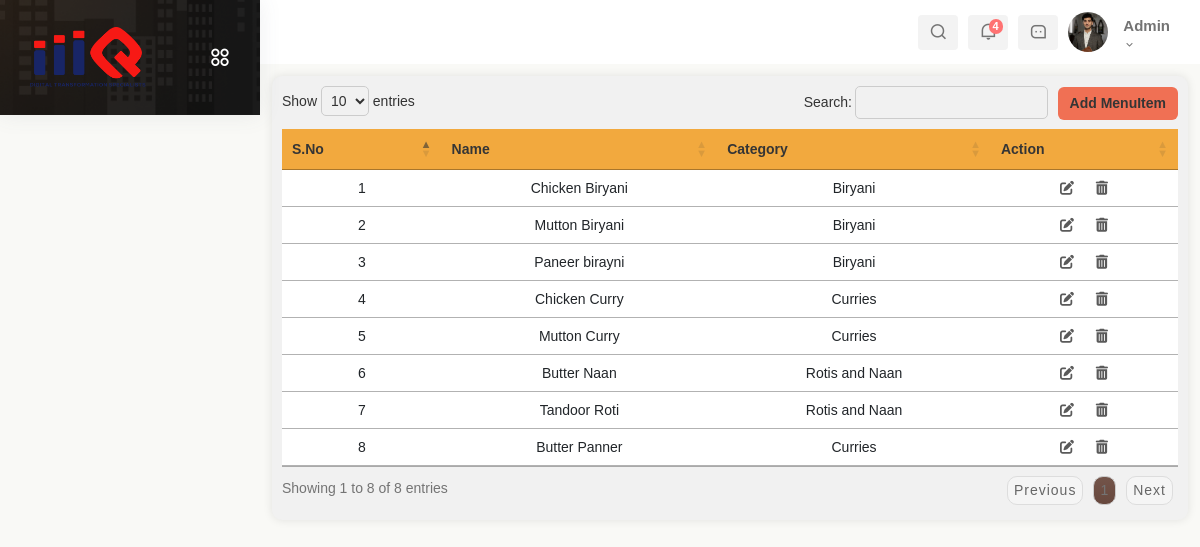
The page /add_menuitem (signed in) on the database its author committed.
### app1/models.py (models this page shows, shortened)
class Admin(models.Model):
    username = models.CharField(max_length=100)
    password = models.CharField(max_length=100)
    phone_number = models.BigIntegerField()
    email = models.EmailField()
    is_active = models.BooleanField(default=True)

### app2/models.py (models this page shows, shortened)
class MenuItems(models.Model):
    category = models.CharField(max_length=255)
    name = models.CharField(max_length=255)
    description = models.TextField()
    available = models.BooleanField(default=True)
    stock_quantity = models.PositiveIntegerField(default=0)
    image = models.ImageField(upload_to='MenuItems/', blank=True, null=True)
    type = models.CharField(max_length=50, choices=[('Veg', 'Veg'), ('Non-Veg', 'Non-Veg')])
    created_at = models.DateTimeField()
    updated_at = models.DateTimeField(auto_now=True)
    gst = models.CharField(max_length=150)
    gst_type = models.CharField(max_length=100)
    hsn_code = models.CharField(max_length=150)

### app1/views.py (the view, shortened to what this page needs)
# urls.py: path('add_menuitem', add_menuitem, name='add_menuitem'),
def add_menuitem(request):
    user_obj, user_type = get_logged_in_user(request)
    if not user_obj:
        return redirect('signin')
    data = user_obj
    cat_det = Categories.objects.all()
    menu_items = MenuItems.objects.all()
    menuitems_det = Menuitems_details.objects.all()
    context=  {'data': data, 'menu_items': menu_items, 'cat_det': cat_det,'menuitems_det':menuitems_det}
    return render(request, 'Staff/add_menuitem.html',context)

### app1/views.py (called while the page is built)
def get_logged_in_user(request):
    user_id = request.session.get('user_id')
    user_type = request.session.get('user_type')
    if not user_id or not user_type:
        return None, None
    try:
        if user_type == 'admin':
            return Admin.objects.get(id=user_id), 'admin'
        if user_type == 'staff':
            return Staff.objects.get(id=user_id), 'staff'
    except (Admin.DoesNotExist, Staff.DoesNotExist):
        return None, None
    return None, None

### templates/Staff/add_menuitem.html (shortened to what this page needs)
{% extends "Staff/base.html" %}
{% load static %}
{% block content %}
<!DOCTYPE html>
<html lang="en">
<head>
    <link rel="stylesheet" href="{% static 'super_admin/css/index.css' %}">
    <link rel="stylesheet" href="{% static 'messages.css' %}">
</head>
<body>
    <div class="container-fluid table-container display responsive wrap fade-in">
        <div class="d-flex align-items-center position-relative">
            <button type="button" class="btn btn-add"  data-bs-toggle="modal" data-bs-target="#AdminModal">
                Add MenuItem
            </button>
        </div>
        <div class="table-responsive">
            <table class="table" id="form-data-table">
                <thead>
                    <tr>
                    <th scope="col">S.No</th>
                    <th scope="col">Name</th>
                    <th scope="col">Category</th>
                    <th scope="col">Action</th>
                    </tr>
                </thead>
                <tbody>
                    {% for i in menu_items %}
                        <tr>
                            <td>{{ forloop.counter }}</td>
                            <td>{{i.name}}</td>
                            <td>{{i.category}}</td>
                            <td>
                                <a href="#" class="btn-edit" data-bs-toggle="modal" data-bs-target="#edit_AdminModal-{{i.id}}">
                                    <i class="fas fa-edit"></i>
                                </a>
                                <a href="#" class="btn-delete ms-3" data-href="{% url 'delete_menuitem' i.id %}">
                                    <i class="fas fa-trash-alt"></i>
                                </a>
                            </td>
                        </tr>
                    {% endfor %}
                </tbody>
            </table>
        </div>
    </div>
</body>
</html>
{% endblock content %}

### templates/Staff/base.html (shortened to what this page needs)
{% load static %}
<!DOCTYPE html>
<html lang="en">
<head>
    <link href='https://unpkg.com/boxicons@2.1.4/css/boxicons.min.css' rel='stylesheet'>
    <link rel="stylesheet" href="https://cdnjs.cloudflare.com/ajax/libs/font-awesome/6.0.0/css/all.min.css">
    <link href="https://cdn.jsdelivr.net/npm/bootstrap@5.3.0/dist/css/bootstrap.min.css" rel="stylesheet">
    <link rel="stylesheet" type="text/css" href="https://cdn.datatables.net/1.11.5/css/jquery.dataTables.min.css">
    <link href="https://cdn.jsdelivr.net/npm/remixicon/fonts/remixicon.css" rel="stylesheet">
    <link rel="stylesheet" href="https://unpkg.com/swiper/swiper-bundle.min.css">
    <link rel="stylesheet" href="https://cdn.jsdelivr.net/npm/bootstrap@5.3.0-alpha3/dist/css/bootstrap.min.css">
    <link rel="stylesheet" href="https://cdnjs.cloudflare.com/ajax/libs/font-awesome/6.0.0-beta3/css/all.min.css">
    <link href="https://cdn.jsdelivr.net/npm/remixicon/fonts/remixicon.css" rel="stylesheet">
    <link href="https://cdn.jsdelivr.net/npm/bootstrap@5.3.0/dist/css/bootstrap.min.css" rel="stylesheet">
    <link rel="stylesheet" href="{% static 'app1/css/homepage3.css' %}">
</head>
<body>
    <section id="sidebar" class="toggle_hide">
        <div class="logo-wrapper logo-wrapper-center">
            <a href="#" data-bs-original-title="" title="">
                <img class="img-fluid for-white" src="{% static 'images/c-logo.png' %}" alt="logo">
            </a>
            <div class="toggle-sidebar">
                <i class="ri-apps-2-line status_toggle middle sidebar-toggle"></i>
            </div>
        </div>
    </section>
    <section id="content">
        <nav>
            <div class="nav-right col-xl-6 col-5 pull-right right-header p-0">
                <ul class="nav-menus">
                    <li class="search-icon">
                        <span class="header-search">
                            <i class="ri-search-line"></i>
                        </span>
                    </li>
                    <li class="onhover-dropdown">
                        <div class="notification-box">
                            <i class="ri-notification-line"></i>
                            <span class="badge rounded-pill badge-theme">4</span>
                        </div>
                    </li>
                    <li class="onhover-dropdown">
                        <div class="messages-box">
                            <i class="ri-message-3-line"></i>
                        </div>
                    </li>
                    <li class="profile-nav onhover-dropdown pe-0 me-0">
                        <div class="media profile-media">
                            <img class="user-profile rounded-circle" src="{% static 'images/1.jpg' %}" alt="">
                            <div class="media-body">
                                <span>{{data.username}}</span>
                                <p class="mb-0 font-roboto">{{data.role}}<i class="middle ri-arrow-down-s-line"></i></p>
                            </div>
                        </div>
                    </li>
                </ul>
            </div>
        </nav>
        <main>
            {% block content %}
            {% endblock %}
        </main>
    </section>
</body>
</html>

### static/app1/css/homepage3.css (style rules this page uses)
body { font-size: 14px; overflow-x: hidden; font-family: "Poppins", sans-serif; color: #747474; background-color: #f9f9f6; }
a { cursor: pointer; text-decoration: none; }
:root { --grey: #F1F0F6; --dark-grey: #8D8D8D; --light: #fff; --dark: #000; --green: #81D43A; --light-green: #E3FFCB; --blue: #1775F1; --light-blue: #D0E4FF; --dark-blue: #0C5FCD; --red: #FC3B56; --theme-color: #F2A93E; --theme-color2: #F07054; }
li { list-style: none; }
#sidebar { position: fixed; top: 0; line-height: inherit; background-color: #202020; max-width: 260px; height: auto; text-align: left; width: 100%; transition: all 0.3s ease; z-index: 12; box-shadow: 0 0 21px 0 rgba(89, 102, 122, 0.1); background-image: url(sidebanner.png); background-position: bottom; background-size: cover; background-repeat: no-repeat; overflow: hidden; transition: width 0.3s ease-in-out; }
.logo-wrapper .toggle-sidebar { position: absolute; right: 20px; top: 50%; transform: translateY(-50%); cursor: pointer; display: flex; -webkit-box-align: center; align-items: center; -webkit-box-pack: center; justify-content: center; width: 40px; height: 40px; z-index: 10; }
.logo-wrapper .toggle-sidebar i { font-size: 22px; color: #fff; -webkit-transition: all 0.6s ease-in-out; transition: all 0.6s ease-in-out; }
.logo-wrapper .toggle-sidebar:before { content: ""; position: absolute; width: 40px; height: 40px; background-color: rgba(242, 169, 62, 0.1); border-radius: 100%; left: -11px; z-index: -2; top: -8px; -webkit-transform: scale(0); transform: scale(0); -webkit-transition: all 0.3s ease; transition: all 0.3s ease; }
#content { position: relative; width: calc(100% - 260px); left: 260px; transition: all .3s ease; }
nav { background: var(--light); height: 64px; padding: 20px 30px; display: flex; align-items: center; gap: 28px; position: sticky; top: 0; left: 0; z-index: 10; }
main { width: 100%; padding: 12px; }
.logo-wrapper { position: relative; }
.logo-wrapper, .logo-icon-wrapper { padding: 27px 30px; }
.logo-wrapper a, .logo-icon-wrapper a { display: block; }
.logo-wrapper a img, .logo-icon-wrapper a img { width: 58%; }
ul { padding-left: 0px; list-style-type: none; margin-bottom: 0; }
span { display: inline-block; }
.nav-right { margin-left: auto; }
.nav-right>ul { display: flex; align-items: center; justify-content: flex-end; margin-bottom: 0; padding: 0; list-style: none; }
.nav-right > ul > li { margin-right: 10px; font-size: 18px; display: inline-flex; align-items: center; justify-content: center; height: 35px; width: 40px; border-radius: 4px; background-color: rgba(137, 137, 137, 0.1); justify-content: center; align-items: center; }
.header-search, .onhover-dropdown { cursor: pointer; display: block; position: relative; }
.notification-box { position: relative; }
.notification-box svg, .notification-box .ri-notification-line { -webkit-animation: bell 1s ease-out; animation: bell 1s ease-out; -webkit-transform-origin: center top; transform-origin: center top; }
.nav-right>ul>li .badge { position: absolute; right: -5px; padding: 2px 4px; font-size: 11px; font-weight: 700; font-family: "Poppins", sans-serif; background-color: #ff7272; }
.nav-right>ul>li:last-child { height: unset; width: unset; background-color: transparent; }
.pull-right { float: right; }
.btn { display: flex; align-items: center; justify-content: center; padding: calc(7px +(10 - 7)*((100vw - 320px) /(1920 - 320))) calc(14px +(32 - 14)*((100vw - 320px) /(1920 - 320))); font-weight: 500; transition: all 0.3s ease; border: none; font-size: 14px; white-space: nowrap; position: relative; z-index: 0; }
p { font-size: 14px; line-height: 1.7; }
.media { display: flex; align-items: flex-start; }
.profile-media .user-profile { width: 40px; height: 40px; object-fit: cover; }
.profile-media .media-body { margin-left: 15px; }
.media .media-body { flex: 1; }
.media-body span { font-weight: 600; font-size: 15px; color: inherit; }
.media-body p { font-size: 12px; line-height: 1; color: #747474; }
* a { color: var(--theme-color); text-decoration: none; letter-spacing: 1px; }
:root { --theme-color: #F2A93E; }

### rows shown on the page
Admin: username "Admin"
MenuItems: name "Chicken Biryani", category "Biryani"
MenuItems: name "Mutton Biryani", category "Biryani"
MenuItems: name "Paneer birayni", category "Biryani"
MenuItems: name "Chicken Curry", category "Curries"
MenuItems: name "Mutton Curry", category "Curries"
MenuItems: name "Butter Naan", category "Rotis and Naan"
MenuItems: name "Tandoor Roti", category "Rotis and Naan"
MenuItems: name "Butter Panner", category "Curries"
